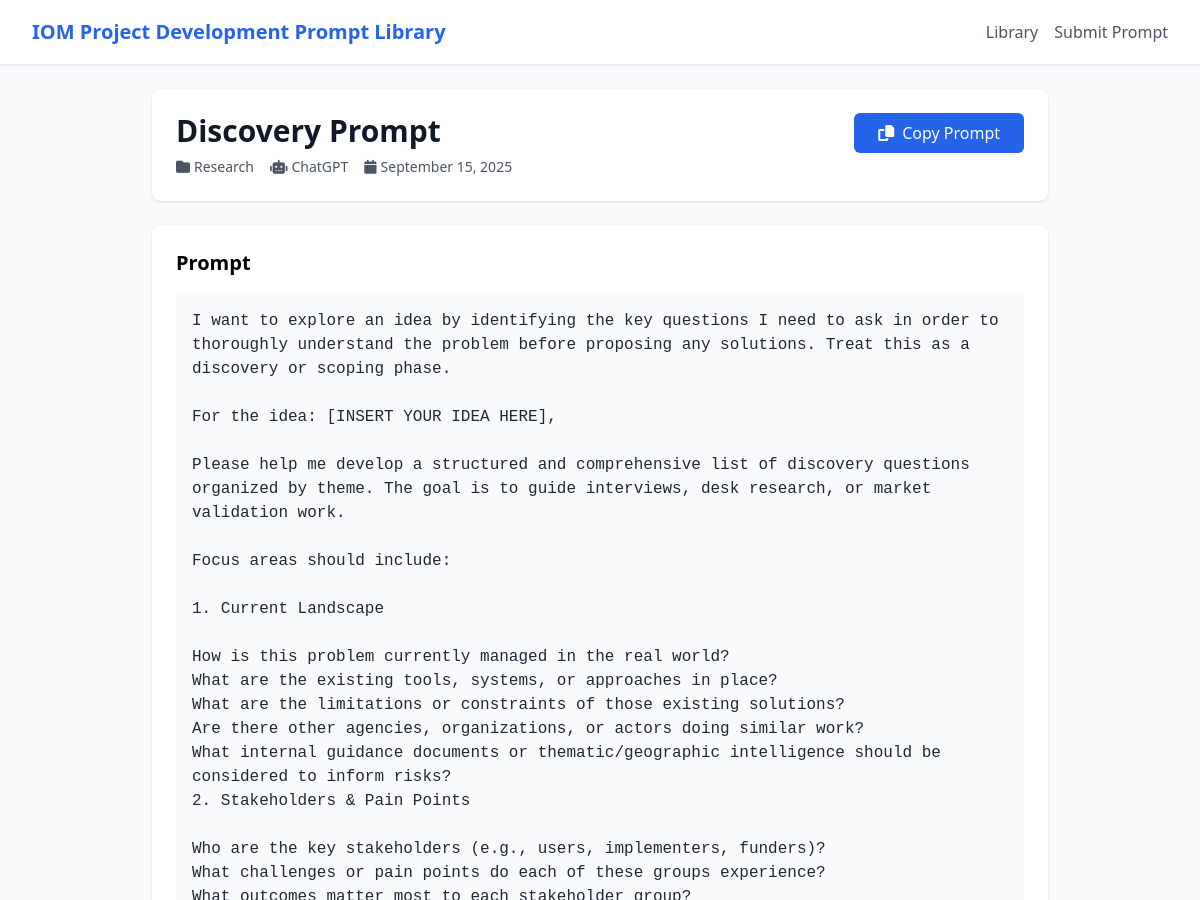
The page /prompt/1 (upper part) on the database as committed earlier.
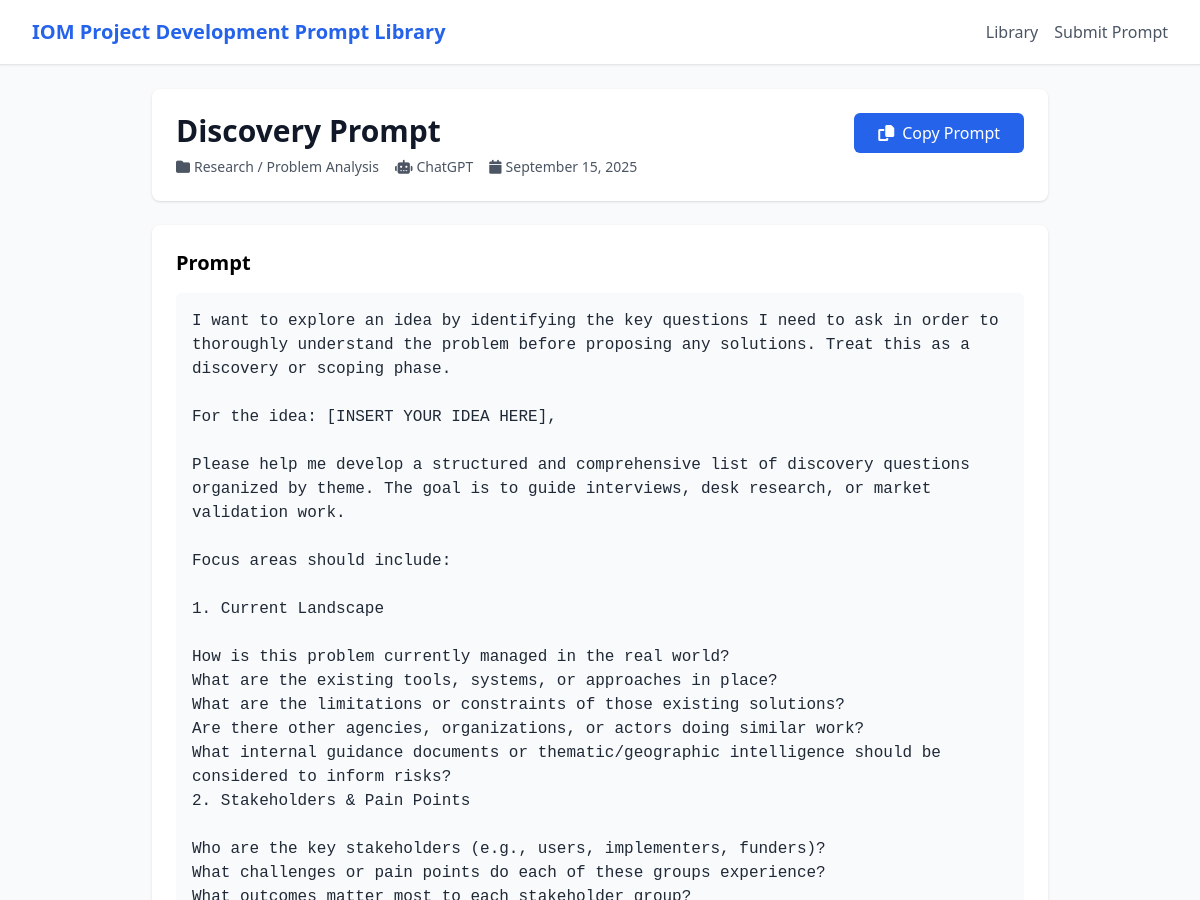
The same page on the database as committed later.
### app/models.py (models this page shows)
class Prompt(SQLModel, table=True):
    id: Optional[int] = Field(default=None, primary_key=True)
    title: str
    body: str
    category_id: int = Field(foreign_key="category.id")
    subcategory_id: Optional[int] = Field(default=None, foreign_key="category.id")
    ai_platform: Optional[str] = None
    instructions: Optional[str] = None
    tags: Optional[str] = None  # JSON string for simplicity in v1
    status: str = Field(default="published")  # 'draft' | 'published' | 'archived'
    created_by: Optional[int] = Field(default=None, foreign_key="user.id")
    created_at: datetime = Field(default_factory=datetime.utcnow)
    updated_at: datetime = Field(default_factory=datetime.utcnow)

class Category(SQLModel, table=True):
    id: Optional[int] = Field(default=None, primary_key=True)
    name: str = Field(index=True, unique=True)
    slug: str = Field(index=True, unique=True)
    description: Optional[str] = None
    parent_id: Optional[int] = Field(default=None, foreign_key="category.id")
    created_at: datetime = Field(default_factory=datetime.utcnow)
    updated_at: datetime = Field(default_factory=datetime.utcnow)

### app/routers/public.py (the view)
@router.get("/prompt/{prompt_id}", response_class=HTMLResponse)
async def prompt_detail(request: Request, prompt_id: int, session: SessionDep):
    prompt = session.get(Prompt, prompt_id)
    if not prompt or prompt.status != "published":
        raise HTTPException(status_code=404, detail="Prompt not found")
    category = session.get(Category, prompt.category_id)
    subcategory = None
    if prompt.subcategory_id:
        subcategory = session.get(Category, prompt.subcategory_id)
    return templates.TemplateResponse(
        "prompt_detail.html",
        {
            "request": request,
            "prompt": prompt,
            "category": category,
            "subcategory": subcategory
        }
    )

### app/templates/prompt_detail.html (shortened to what this page needs)
{% extends "base.html" %}
{% block content %}
<div class="max-w-4xl mx-auto">
    <div class="bg-white rounded-lg shadow p-6 mb-6">
        <div class="flex justify-between items-start">
            <div class="flex-1">
                <h1 class="text-3xl font-bold text-gray-900 mb-2">{{ prompt.title }}</h1>
                <div class="flex items-center space-x-4 text-sm text-gray-600">
                    <span class="inline-flex items-center">
                        <i class="fas fa-folder mr-1"></i>
                        {{ category.name }}
                    </span>
                    {% if prompt.ai_platform %}
                    <span class="inline-flex items-center">
                        <i class="fas fa-robot mr-1"></i>
                        {{ prompt.ai_platform }}
                    </span>
                    {% endif %}
                    <span class="inline-flex items-center">
                        <i class="fas fa-calendar mr-1"></i>
                        {{ prompt.created_at.strftime('%B %d, %Y') }}
                    </span>
                </div>
            </div>
            <button
                onclick="copyToClipboard(`{{ prompt.body|replace('`', '\\`')|replace('$', '\\$') }}`)"
                class="bg-blue-600 text-white px-6 py-2 rounded-md hover:bg-blue-700 flex items-center"
            >
                <i class="fas fa-copy mr-2"></i>
                Copy Prompt
            </button>
        </div>
    </div>
    <div class="bg-white rounded-lg shadow p-6 mb-6">
        <h2 class="text-xl font-semibold mb-4">Prompt</h2>
        <div class="bg-gray-50 p-4 rounded-md">
            <pre class="whitespace-pre-wrap text-gray-800">{{ prompt.body }}</pre>
        </div>
    </div>
</div>
{% endblock %}

### app/templates/base.html (shortened to what this page needs)
<!DOCTYPE html>
<html lang="en">
<head>
    <script src="https://cdn.tailwindcss.com"></script>
    <link rel="stylesheet" href="https://cdnjs.cloudflare.com/ajax/libs/font-awesome/6.4.0/css/all.min.css">
</head>
<body class="bg-gray-50 min-h-screen">
    <nav class="bg-white shadow-sm border-b border-gray-200">
        <div class="max-w-7xl mx-auto px-4 sm:px-6 lg:px-8">
            <div class="flex justify-between items-center h-16">
                <div class="flex items-center">
                    <a href="/" class="text-xl font-bold text-blue-600">IOM Project Development Prompt Library</a>
                </div>
                <div class="flex items-center space-x-4">
                    <a href="/" class="text-gray-600 hover:text-blue-600">Library</a>
                    <a href="/submit" class="text-gray-600 hover:text-blue-600">Submit Prompt</a>
                </div>
            </div>
        </div>
    </nav>
    <main class="max-w-7xl mx-auto py-6 px-4 sm:px-6 lg:px-8">
        {% block content %}{% endblock %}
    </main>
</body>
</html>

Rows that differ between the two databases and show on the page:
changed Category: name "Research" → "Research / Problem Analysis"
